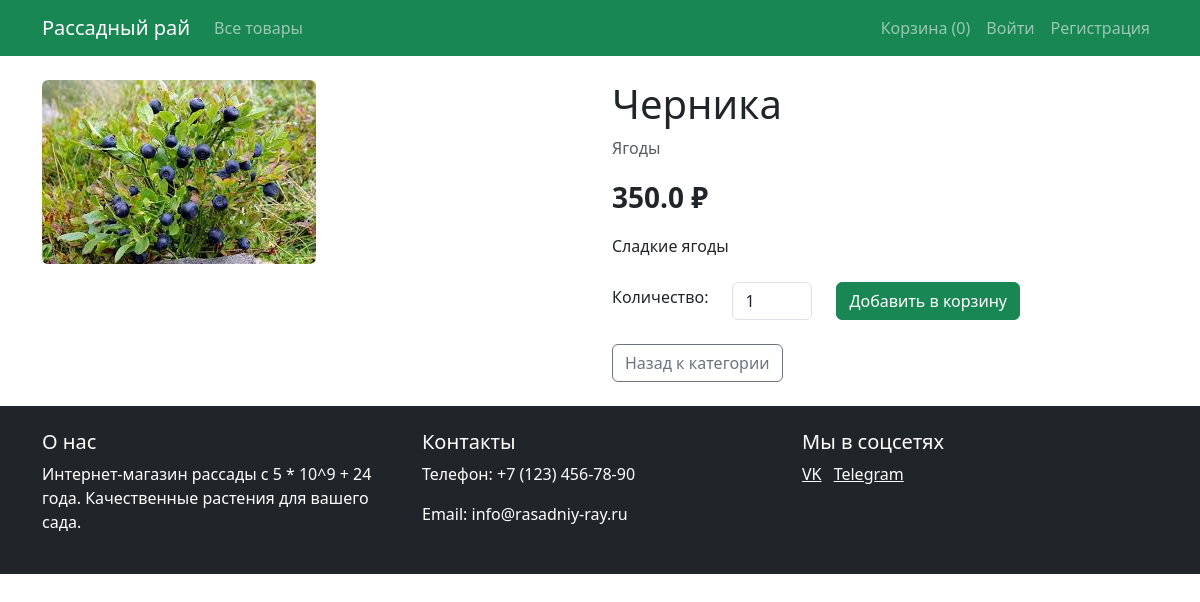
The page /product/7 on the database its author committed.
### models.py (models this page shows)
class Product(db.Model):
    id = db.Column(db.Integer, primary_key=True)
    name = db.Column(db.String(100), nullable=False)
    description = db.Column(db.Text)
    price = db.Column(db.Float, nullable=False)
    category_id = db.Column(db.Integer, db.ForeignKey('category.id'), nullable=False)
    image = db.Column(db.String(100))
    order_items = db.relationship('OrderItem', backref='product', lazy=True)

class Category(db.Model):
    id = db.Column(db.Integer, primary_key=True)
    name = db.Column(db.String(100), nullable=False)
    products = db.relationship('Product', backref='category', lazy=True)

### app.py (the view)
@app.route('/product/<int:product_id>')
def product(product_id):
    product = Product.query.get_or_404(product_id)
    return render_template('product.html', product=product)

### app.py (called while the page is built)
@app.before_request
def fix_cart():
    if 'cart' in session and not isinstance(session['cart'], dict):
        session.pop('cart', None)

### templates/product.html (shortened to what this page needs)
{% extends "base.html" %}
{% block content %}
<div class="row">
    <div class="col-md-6">
        <img src="{{ url_for('static', filename='images/' + product.image) }}" class="img-fluid rounded" alt="{{ product.name }}">
    </div>
    <div class="col-md-6">
        <h1>{{ product.name }}</h1>
        <p class="text-muted">{{ product.category.name }}</p>
        <p class="fs-3 fw-bold">{{ product.price }} ₽</p>
        <p>{{ product.description }}</p>
        <form action="{{ url_for('add_to_cart', product_id=product.id) }}" method="POST" class="mt-4">
            <div class="row align-items-center">
                <div class="col-auto">
                    <label for="quantity" class="form-label">Количество:</label>
                </div>
                <div class="col-auto">
                    <input type="number" id="quantity" name="quantity" value="1" min="1" class="form-control" style="width: 80px;">
                </div>
                <div class="col-auto">
                    <button type="submit" class="btn btn-success">Добавить в корзину</button>
                </div>
            </div>
        </form>
        <div class="mt-4">
            <a href="{{ url_for('products', category_id=product.category_id) }}" class="btn btn-outline-secondary">
                Назад к категории
            </a>
        </div>
    </div>
</div>
{% endblock %}

### static/css/style.css (style rules this page uses)
body { font-family: 'Segoe UI', Tahoma, Geneva, Verdana, sans-serif; background-color: #f8f9fa; }

### rows shown on the page
Product: image (picture), name "Черника", price "350.0", description "Сладкие ягоды"
Category: category.name "Ягоды"

### other values the page prints
{{ session.get('cart', {})|length }} "0"
